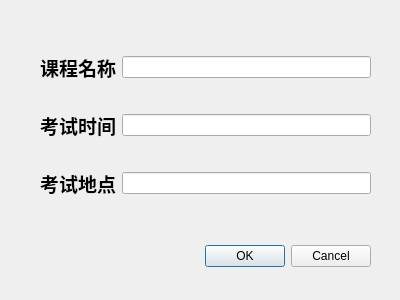
<?xml version="1.0" encoding="UTF-8"?>
<ui version="4.0">
 <class>dlg_edit</class>
 <widget class="QDialog" name="dlg_edit">
  <property name="geometry">
   <rect>
    <x>0</x>
    <y>0</y>
    <width>400</width>
    <height>300</height>
   </rect>
  </property>
  <property name="windowTitle">
   <string>Dialog</string>
  </property>
  <widget class="QDialogButtonBox" name="edit">
   <property name="geometry">
    <rect>
     <x>30</x>
     <y>240</y>
     <width>341</width>
     <height>32</height>
    </rect>
   </property>
   <property name="orientation">
    <enum>Qt::Horizontal</enum>
   </property>
   <property name="standardButtons">
    <set>QDialogButtonBox::Cancel|QDialogButtonBox::Ok</set>
   </property>
  </widget>
  <widget class="QWidget" name="">
   <property name="geometry">
    <rect>
     <x>40</x>
     <y>30</y>
     <width>331</width>
     <height>191</height>
    </rect>
   </property>
   <layout class="QGridLayout" name="gridLayout">
    <item row="0" column="0">
     <widget class="QLabel" name="name">
      <property name="font">
       <font>
        <family>Agency FB</family>
        <pointsize>14</pointsize>
        <weight>75</weight>
        <bold>true</bold>
       </font>
      </property>
      <property name="text">
       <string>课程名称</string>
      </property>
     </widget>
    </item>
    <item row="0" column="1">
     <widget class="QLineEdit" name="le_name"/>
    </item>
    <item row="1" column="0">
     <widget class="QLabel" name="testtime">
      <property name="font">
       <font>
        <family>Agency FB</family>
        <pointsize>14</pointsize>
        <weight>75</weight>
        <bold>true</bold>
       </font>
      </property>
      <property name="text">
       <string>考试时间</string>
      </property>
     </widget>
    </item>
    <item row="1" column="1">
     <widget class="QLineEdit" name="le_testtime"/>
    </item>
    <item row="2" column="0">
     <widget class="QLabel" name="testloc">
      <property name="font">
       <font>
        <family>Agency FB</family>
        <pointsize>14</pointsize>
        <weight>75</weight>
        <bold>true</bold>
       </font>
      </property>
      <property name="text">
       <string>考试地点</string>
      </property>
     </widget>
    </item>
    <item row="2" column="1">
     <widget class="QLineEdit" name="le_testloc"/>
    </item>
   </layout>
  </widget>
 </widget>
 <resources/>
 <connections>
  <connection>
   <sender>edit</sender>
   <signal>accepted()</signal>
   <receiver>dlg_edit</receiver>
   <slot>accept()</slot>
   <hints>
    <hint type="sourcelabel">
     <x>248</x>
     <y>254</y>
    </hint>
    <hint type="destinationlabel">
     <x>157</x>
     <y>274</y>
    </hint>
   </hints>
  </connection>
  <connection>
   <sender>edit</sender>
   <signal>rejected()</signal>
   <receiver>dlg_edit</receiver>
   <slot>reject()</slot>
   <hints>
    <hint type="sourcelabel">
     <x>316</x>
     <y>260</y>
    </hint>
    <hint type="destinationlabel">
     <x>286</x>
     <y>274</y>
    </hint>
   </hints>
  </connection>
 </connections>
</ui>
